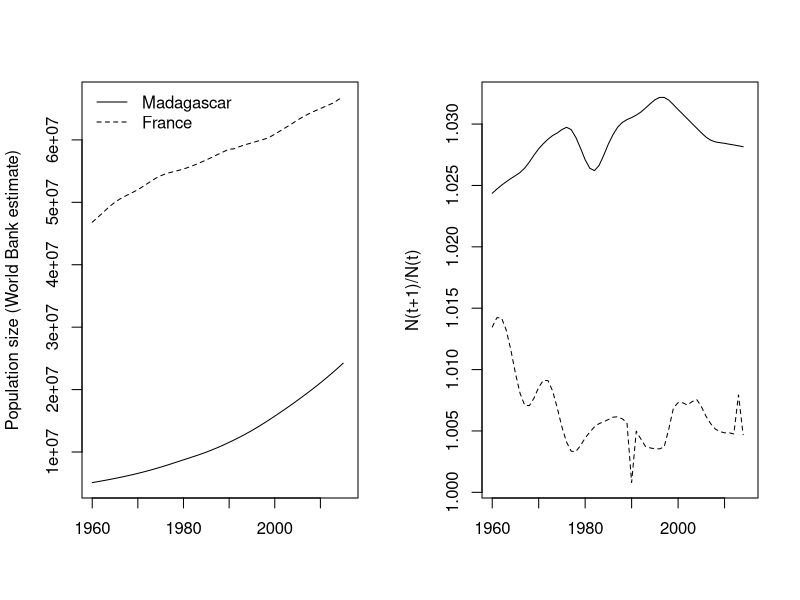
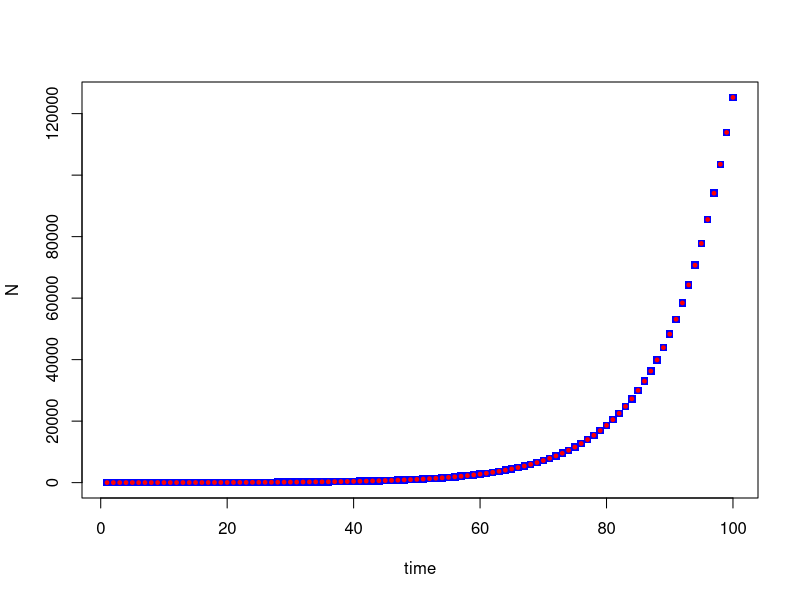
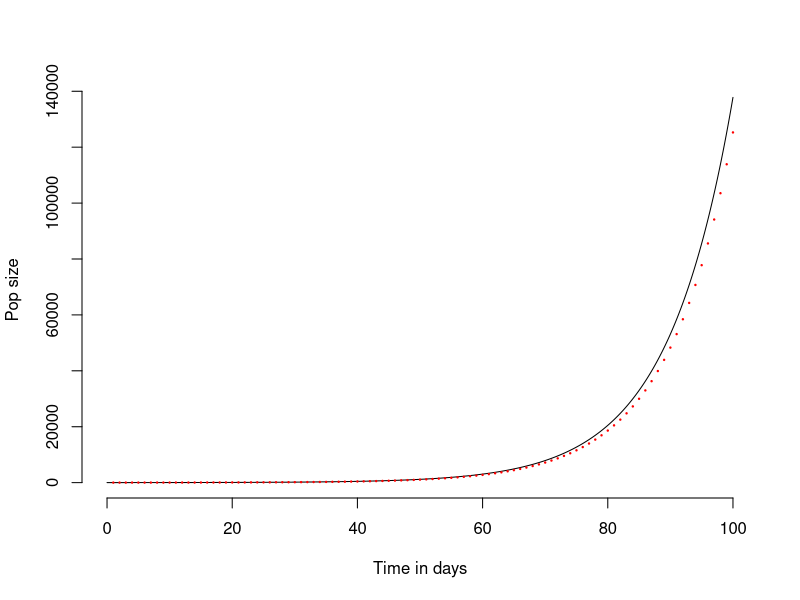
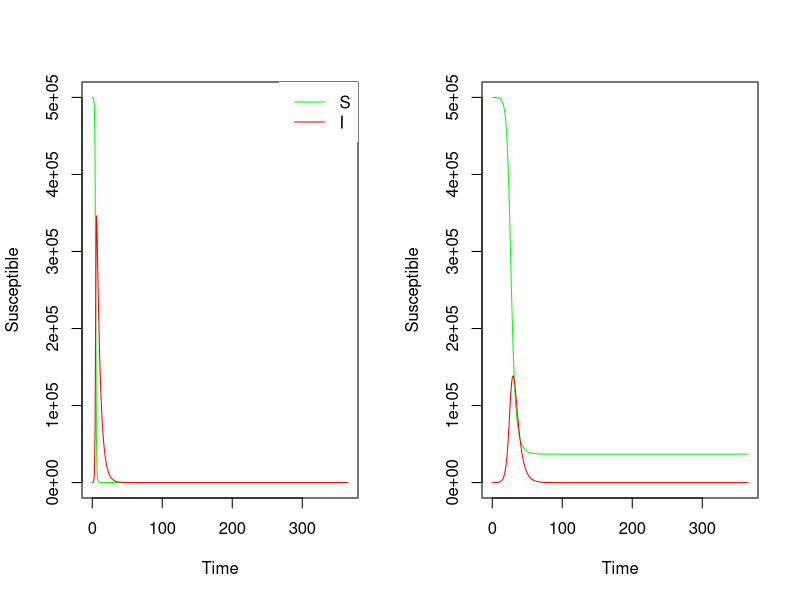

The R source for these figures, in order:
#######################################
## Introduction 
#######################################
## Compartmental models and differential equation R tutorial

## written by: Jessica Metcalf, Amy Wesolowski, Cara Brook, Sophia Horigan

rm(list = ls())

## In this tutorial, we will construct simple compartmental models and explore different structures of these models
##############################################################################
## Contents: 
# Modeling Population Growth
# Investigating continuous vs discrete time
# Structured population models
# Susceptible-Infected-Recovered models
##############################################################################
## load your libraries first

library(deSolve)

##############################################################################
## Modeling Population Growth - LIVE
##############################################################################

## The simplest formulation for population growth in discrete time is N_t+1=lambda N_t
## where N_t is the size of the population at time t. The World Bank provides time-series 
## of population size for all countries in the world, including for Madagascar; this is in 
## the file "WorldBankPop.csv". Keep in mind that this is not data from direct observations 
## - censuses have not occurred in all the years for which data is available! 
  
## First, bring in this data by identifying the right path to the folder you are working in
## (use the command 'getwd' to find out where you are, and then use 'setwd' to get R to look 
## in the right place) and have a look at its structure in R (just the first 10 columns): 

##Load your data from the world bank and peek at the first few rows
## 1. read in the population data
pop.data <- read.csv("WorldBankPop.csv")

## 2. look at the first few rows of the data
head(pop.data)

## 3. Make a sub-vector called 'mada.pop' that is the row of your dataset which corresponds to Madagascar.
mada.pop <- pop.data[pop.data$Country.Name=="Madagascar",]
## 4. Change the cells with numbers to 'numeric' 
mada.pop <- as.numeric(mada.pop[3:(length(mada.pop))])

## 5. Make a second sub-vector called 'france.pop' that corresponds to France.
france.pop <- pop.data[pop.data$Country.Name=="France",]
## 6. Change the cells with numbers to 'numeric'
france.pop <- as.numeric(france.pop[3:(length(france.pop))])

## Now, we can calculate the growth rate, N_t+1/N_t, by taking a vector that goes from the
## 2nd until the last value in our population vectors (this is years 1961 until 2016, and 
## thus we call it N_t+1). We will divide this by the the vector that goes from the first 
## until the before-last column, which will correspond to 1960 to 2015. Relative to the 
## first vector, this is N_t - i.e., the first number in the N_t+1 vector is 1961; and the 
## first number in the N_t vector is 1960, and so on.  

## 7. First make a vector of Nt Mada
Nt.mada <- mada.pop[1:(length(mada.pop)-1)]
## 8. Next, make a vector of Nt+1 for Mada
Nt1.mada <- mada.pop[2:length(mada.pop)]

## 9. Make a vector of Nt for France
Nt.france <- france.pop[1:(length(france.pop)-1)]
## 10. Make a vector of Nt+1 for France
Nt1.france <- france.pop[2:length(france.pop)]

## 11. Now estimate population growth rate for Madagascar (what is the equation for lambda?)
pop.growth.mada <- Nt1.mada/Nt.mada
## 12. do the same for France
pop.growth.france <- Nt1.france/Nt.france

## ??? Is the population growing or declining?
pop.growth.mada
pop.growth.france
## growing! above 1.

## 13. Now plot (a) the population sizes for Madagascar and France from 1960-2016,
## side-by-side with the (b) population growth rates
## 13.1 Set up plot window to hold two graphs
par(mfrow=c(1,2))
## 13.2 plot Mada pop data as a solid line
plot(x=seq(1960,2016,1), y=mada.pop,type="l", xlab="",  #plot mada pop data
     ylab="Population size (World Bank estimate)", 
     ylim=range(c(mada.pop,france.pop),na.rm=TRUE))
## 13.3 add France data as dotted line
points(x=seq(1960,2016,1), y=france.pop, type = "l", lty=2) #add france data
## 13.4 add legend
legend("topleft",legend=c("Madagascar","France"), lty=1:2, bty="n") #add legend

## 13.5 plot Mada pop growth rate as solid line
plot(x=seq(1960,2015,1), y=pop.growth.mada,type="l", xlab="",  #plot mada pop growth rate
     ylab="N(t+1)/N(t)", 
     ylim=range(c(pop.growth.mada,pop.growth.france),na.rm=TRUE))
## 13.6 add France pop growth rate as a dotted line
points(x=seq(1960,2015,1), y=pop.growth.france, type = "l", lty=2) #add france


## ?? The growth rates for Madagascar and France never drop below 1 (although France comes close). 
## What does this tell us? Which country's population is growing more quickly relative to its population size?

# The population is always increasing. sometimes it is increasing more slowly, sometimes more quickly. 
# Madagascar is increasing more quickly.


## TO DO: 
#### 1) Change the colour of the plots and the legend; 
#### 2) Experiment with plotting out different countries (Germany? Tanzania?)
#### 3) [maybe later] See if you can find which country in the entire data-base 
####    has the fastest growth, and when that occurred. You might want to use 
####    the 'which' command, with the argument 'arr.ind=TRUE' since this will 
####    index the matrix, i.e., tell you the row (which corresponds to the country) 
####    and the column (which corresponds to the year). Note that you will need 
####    to apply this to a matrix of growth rates!



##############################################################################
## Investigating continuous vs discrete time 
##############################################################################

## Is the model above structured like a continuous or a discrete time model?

## Let's make a discrete time population model. We will use a for-loop to project a 
## population 100 time-steps, starting with population size of 10, and with a population 
## growth rate equal to 1.1

## Set up your (a) vector "N" of future population sizes, (b) fill in your initial population size,
## and (c) define "lambda", the population growth rate.
N <- rep(NA,100)
N[1] <- 10
lambda=1.1


## Now make a discrete time model using a for-loop to iterate this population 100 years
## into the future.

for(t in 2:100){
  N[t] <- lambda*N[t-1]
}


## 1. Does anyone remember the equation to shorten this discrete time model? 
## If we do this, do we get the same result?
Ndirect = N[1]*lambda^(0:99) 

## Plot the results together.
par(mfrow=c(1,1))
plot(x=seq(1,100,1), y=N, pch=15, col="blue", ylab="N", xlab="time")
points(x=seq(1,100,1), y=Ndirect, pch=19, col="red", cex=0.5)

## What if we want to make a continuous time model? How do we write that?
## First, write the differential equation dN(t)/dt = rN in a function
## called 'ngrow'

ngrow <- function(t,y,parms){
  # The with() function gives access to the named values of parms within the
  # local environment created by the function
  with(c(as.list(y),parms),{
    dNdt <- r*N
    list(c(dNdt))
  })
}


## To solve this, we're going to need to use the R library called "deSolve".
## We also need to define the starting variables and parameters: 

library(deSolve)              # Load libary to be used for numerical integration
Pop <- c(N=10)                # Define starting variables (P(0)=10, as above)
values <- c(r=log(lambda))    # Define parameters - use an approx of the lambda used in the discrete time ex above
time.out <- seq(0,100,by=0.1) # Set up time-steps for variables - here go for 100 years
ngrow(t=0,y=Pop,parms=values)  #try out the function for t=0

## The function outputs the time derivative of N at the time t. 
# This means that in order to get the (approximate) values of N at some time 
# delta.t in the future, we need to calculate the equivalent of N(t+delta.t)=N(t)+rN(t)*delta.t. 
# We can do this by hand: 

delta.t <- 0.1                    # Set a small value for delta.t (0.1 day)
pop.next <- Pop + unlist(ngrow(t=time,y=Pop,parms=values)) * delta.t
pop.next

## We could iterate this process, updating our values of Pop 
## and time with each iteration to get a discrete-time approximation 
## of the values of $P$ through time. However, differential equations describe 
## the rates of change. It turns out that using the discrete time approximation 
## of this process leads to rapid accumulation of error in our estimate of the state 
## variables through time, even if we set our value of delta.t to be very small. 
## Fortunately,  a number of algorithms have been developed to come up with better 
## (both more accurate and more computationally efficient) approximations to the values of the 
## state variables through time. One such is "lsoda" which we loaded above, and which we can run, 
## here storing the result in a variable called 'Ncontinuous': 


Ncontinuous <- lsoda(
y = Pop,               # Initial conditions for population
times = time.out,      # Timepoints for evaluation
func = ngrow,          # Function to evaluate
parms = values         # Vector of parameters
)

## We can check the first few lines of the output:
head(Ncontinuous)

## The data frame has 2 columns showing the values of time (labeled "time") 
## and the state variable ("N", which is population size) through time. Let's see what 
## has happened after 2 years, by printing it out:
subset(Ncontinuous,time==2)

## Now we can also plot the full time-series: 
plot(Ncontinuous[,"time"],               # Time on the x axis
     Ncontinuous[,"N"],                  # Number people on the y axis
     xlab = "Time in days",     # Label the x axis
     ylab = "Pop size",         # Label the y axis
     main = " ",                # Plot title
     xlim = c(0,100),           # 
     type = "l",                # Use a line plot
     bty = "n")                 # Remove the box around the plot
points(1:100,N, pch=19,col="red",cex=0.2)  #compare with our discrete time

# Note that we overlaid our discrete time model predictions (the variable N) for comparison.
## This is close, but not an exact match to our discrete time version, which makes sense, 
## since these are different processes.  


## TO DO: 
#### 1) See what happens to a population where r<0
#### 2) Change the time resolution (set by "time.out"") 
####   and see if/where the results change

                           
##############################################################################
## Structured population models - LIVE
##############################################################################

## So far, we have ignored structure in the population, and treated all individuals as if they were identical.
## We know this is not true. The simplest extension is to assume some form of stage structure, i.e., different states within the population. 
## Let us assume that the population has two stage classes, 'juveniles' and 'adults'. 
## We can describe the population using a vector of numbers of the two types of individuals n_t=(n_j,n_a) 
## where the j index indicates juveniles, and the a index indicates adults, n indicates 'numbers'. 

## 1. What four variables are in a structured population model? Assign a value to each.

sj=0.2  #juvenile survival
aj=0.8  #juvenile aging 
sa=0.8  #adult survival
f=1     #adult fertility

## These parameters can be estimated by tracking individuals in the field and
## counting the number that survive between censuses (here, distinguishing 'juvenile' 
## and 'adult' stages), what number moved between stages, and the number of offspring 
## produced at each stage. From this, we obtain survival and aging probabilities, and 
## fertility. We place these parameters in a matrix which has as many rows and columns as
## we have stages. The columns define the stage that individuals start in, and the rows the 
## stage that individuals end up in: 

## 2. Create a 2x2 matrix of 0's
A <- matrix(0,2,2)

## 3. assign probabilities to the matrix
A[1,1] <- sj*(1-aj)  #juvenile to juvenile = not aging and surving as a juvenile
A[2,1] <- sj*aj      #juvenile to adult =  aging and surving as a juvenile
A[2,2] <- sa         #adult to adult =  surviving as an adult
A[1,2] <- f          #adult to juvenile = survivng and reproducing  

## 4. Take a look at the matrix 'A' in your R console:
A

## We can project the population forward by one time-step:  

## 5. create a list called n.start with a population of 5 juveniles and 10 adults
n.start <- c(5,10)    #start with pop of 5 juveniles and 10 adults

## 6. get pop one time-step later using matrix multiplication (%*%)
n.next <- A%*%n.start #get pop one time-step latter using matrix multiplication (%*%)

## 7. Look at the output in your R console
n.next                #more juveniles, but fewer adults...

## We could write a loop, and project the population into the future (by applying matrix multipicaton to A and n.next, and so on), 
## and from that, figure out the growth rate of this population.
## There is  also a shortcut, using some core results from matrix population model theory (Caswell, 2001): 
## the population growth rate is defined by the dominant eigenvalue of the matrix. :

## 8. extract the population growth rate.This eigenvalue is the same as lambda
eigen(A)$value[1]      #extract the pop growth rate using the eigenvalue; <1 indicates pop shrinking. this eigenvalue is equivalent to lambda, the intrinsic population growth rate
## 9. double the fertility
A[1,2] <- f*2          #double the fertility 
A
## 10. See how this changes the eigenvalue
A                      #fertility 1 is now replaced by fertility 2
eigen(A)$value[1]      #extract the pop growth rate using the eigenvalue; now pop growing with lamba > 1

## There are many more powerful results that yield estimates of the stable population structure, the reproductive value, 
## life expectancy, sensitivies, elasticities, etc, that have been used extensively in fields from conservation biology to 
## life history evolution. You can also implement density dependence, etc. There are some nice R packages that can help you do this 
## (e.g., 'popbio').


##############################################################################
## Susceptible-Infected-Recovered models - LIVE
##############################################################################

## Let's think about another two species model: dynamics for a directly 
## transmitted immunizing infection, with a short generation time (e.g., ~2 weeks), 
## like measles. We need to keep track of 3 states, or types of individuals, i.e., 
## susceptible individuals ('S'), infected individuals ('I') and recovered individuals ('R').
## We can write the function that defines this process, assuming that the total population 
## size is constant, which means we don't need to keep track of the ('R') compartment. 
 
## 1. write a function for the SIR model
sir <- function(t,y,parms){
  with(c(as.list(y),parms),{
    dSdt <- -beta*S*I/N
    dIdt <- beta*S*I/N - gamma*I
    list(c(dSdt,dIdt))
  })
}

## We define a starting population with 500,000 susceptible individuals and 20 infected 
## individuals; and a list of parameters that define the processes, beta, the transmission 
## rate, and gamma, the recovery rate (defined as 1/infectious period): 

## 2. Start with 500,000 susceptible individuals and 20 infected individuals  
pop.SI <- c(S = 500000,I = 20)  
## 3. generate a list of parameters that define beta (transmission rate), gamma (the recovery rate), and population size
values <- c(beta = 3.6,          # Transmission coefficient
            gamma = 1/5,         #recovery rate
            N=800000)            # population size (constant)


## 4. calculate R0
R0 <- values["beta"]/values["gamma"] # value of R0
R0                                  # Remember that the infection will spread (grow) 
                                    #  when R0 > 1, just like the population grows when 
                                    # lambda > 1 in the structured population models above.
## ?? What values of R0 are important?

## As in the population example, we can use the function lsoda, here taking as our time-unit
# 1 day, setting a small time-step, and running it out across 1 year (365 days): 
## 5. use the function lsoda to run the sir function, generating output every day for one year, and save it into a dataframe called ts.sir
ts.sir <- data.frame(lsoda(
  y = pop.SI,                   # Initial conditions for population
  times = seq(0,365,by=1),   # Timepoints for evaluation
  func = sir,                   # Function to evaluate
  parms = values                # Vector of parameters
))

## 6. Look at the top rows of the resulting data frame from this run of the model pop.SI
head(ts.sir)

## 7. Plot susceptible as green, infected as red, and add a legend
par(mfrow=c(1,2))
plot(ts.sir[,"time"],ts.sir[,"S"], xlab="Time", ylab="Susceptible", type="l", col = "green")
lines(ts.sir[,"time"],ts.sir[,"I"], xlab="Time", ylab="Infected", type="l", col="red")
legend("topright", c("S", "I"), col = c("green", "red"), lty=c(1,1),  box.lwd = 0)

## The epidemic burns itself out (i.e., at the end, the number of infected individuals 
## is zero), but, interestingly, not all susceptible individuals are infected (i.e., the 
## number of susceptibles at the end is > 0). This is the phenomenon of herd immunity. 

## Now we can re-run the analysis for a less infectious pathogen, i.e. beta is lower, but
## with the same population parameters:
## 8. create a list of parameters with lower values called lower.values
lower.values <- c(beta = 0.9,   # Transmission coefficient decreases from 3.6 to .9
            gamma = 1/5,         #recovery rate
            N=800000)            # population size (constant)
## 9. generate one year of results using lower.values, called lower.ts.sir
lower.ts.sir <- data.frame(lsoda(
  y = pop.SI,                   # Initial conditions for population
  times = seq(0,365,by=0.1),   # Timepoints for evaluation
  func = sir,                   # Function to evaluate
  parms = lower.values                # Vector of parameters
))

## 10. plot the results of lower.ts.sir
plot(lower.ts.sir[,"time"],lower.ts.sir[,"S"], xlab="Time", ylab="Susceptible", type="l", col="green", ylim=c(0,5e5))
lines(lower.ts.sir[,"time"],lower.ts.sir[,"I"], xlab="Time", ylab="Infected", type="l", col="red")
## uhoh, it's cut off. how can we edit this?

## ?? How are these results different? 

## ?? Why don't we really need to plot R?



## TO DO: 
#### 1) Change the parameter values to see what happens if people recover slower (lower gamma). 
#### 2) Change the number of initial infected individuals to 1 -- will the outbreak start earlier? Later? 
### 3) This model reflects a 'closed' population. There are \textbf{no new births} entering the population. Can you imagine how you might change the model to include this? What are the main dynamical consequences? 
### 4) You can download time-series for a number of infections including measles from https://www.tycho.pitt.edu; you could explore seasonality for different pathogens, or patterns through space and time, and across different city sizes  



## References 

# Cawell, H. Matrix Population Models. 2001. Sinauer

# Salguero-Gomez, R., et al. The COMPADRE Plant Matrix Database: an open online repository for plant demography. Journal of Ecology, 2015. 103(1): p. 202-218.

# Some of this material is extended from DAIDD and MMED and E2M2 courses. 
